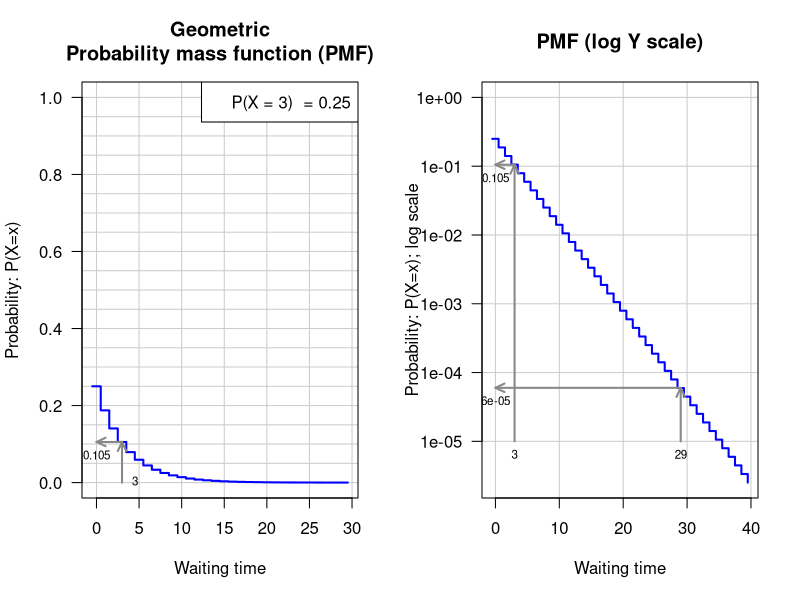
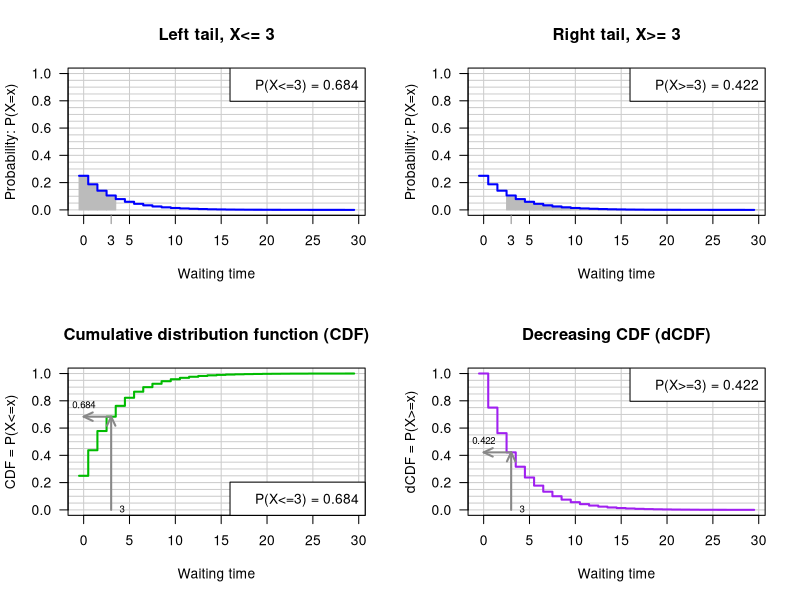
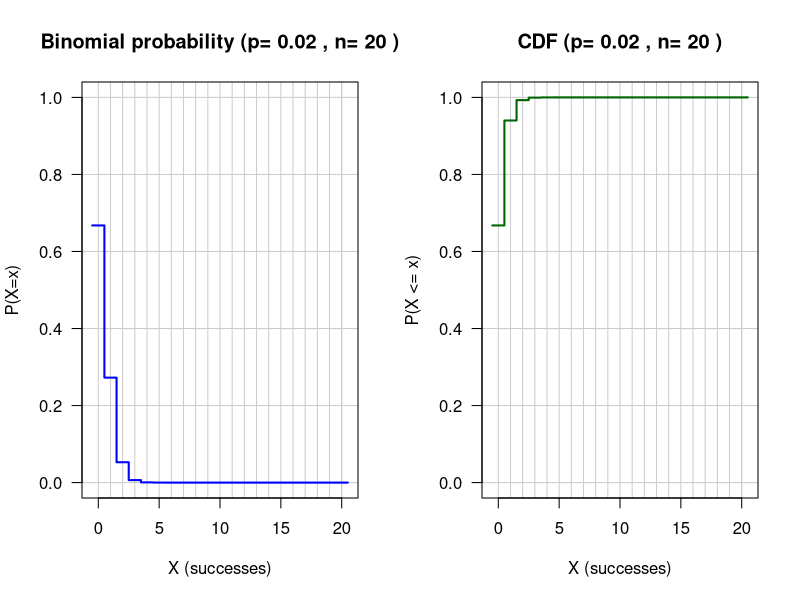
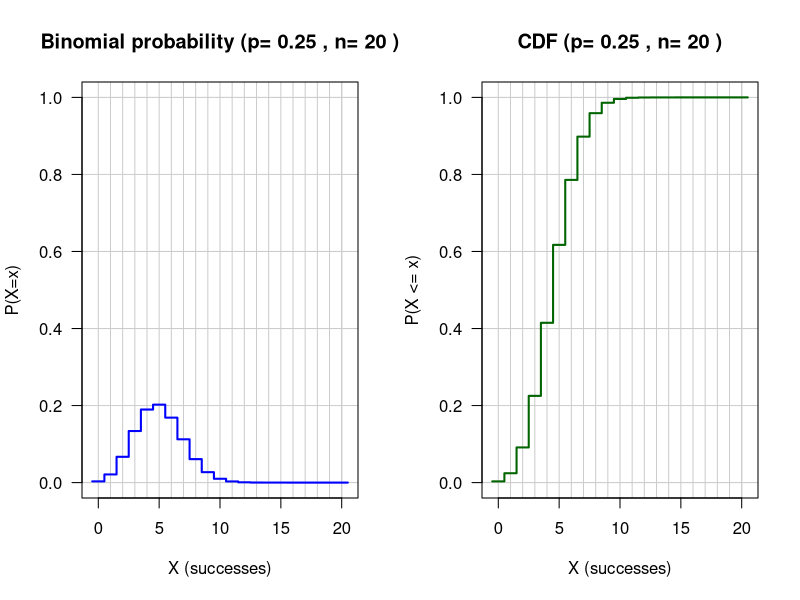
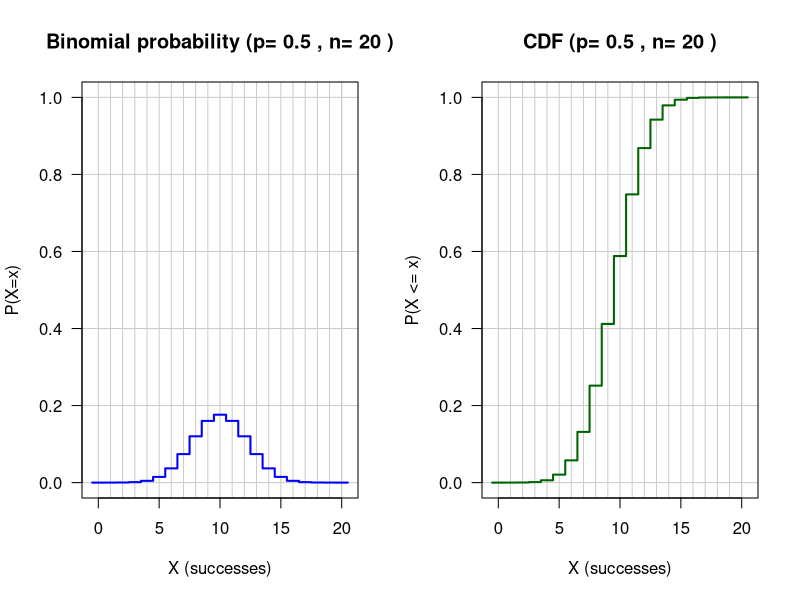
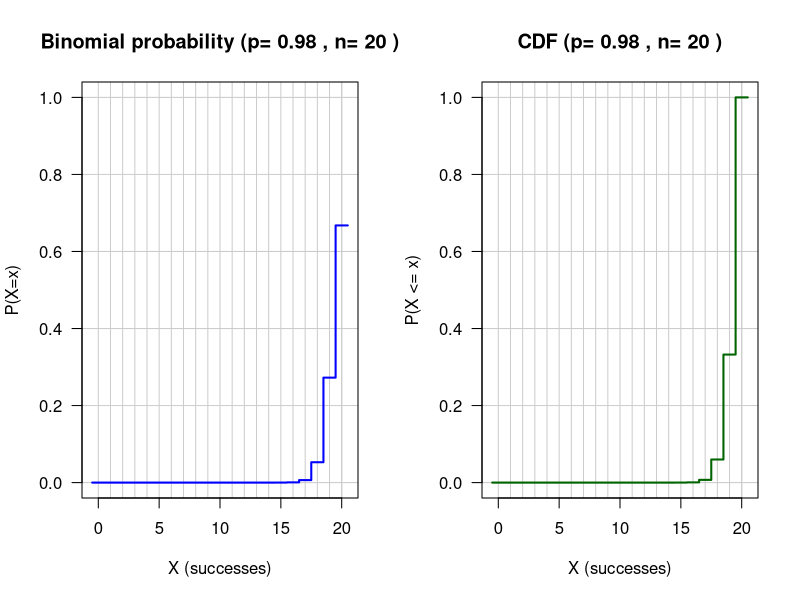
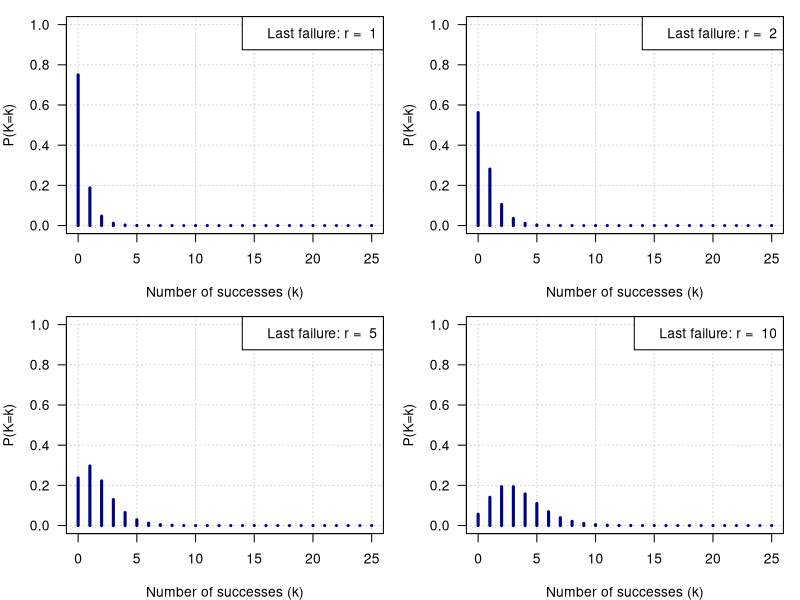
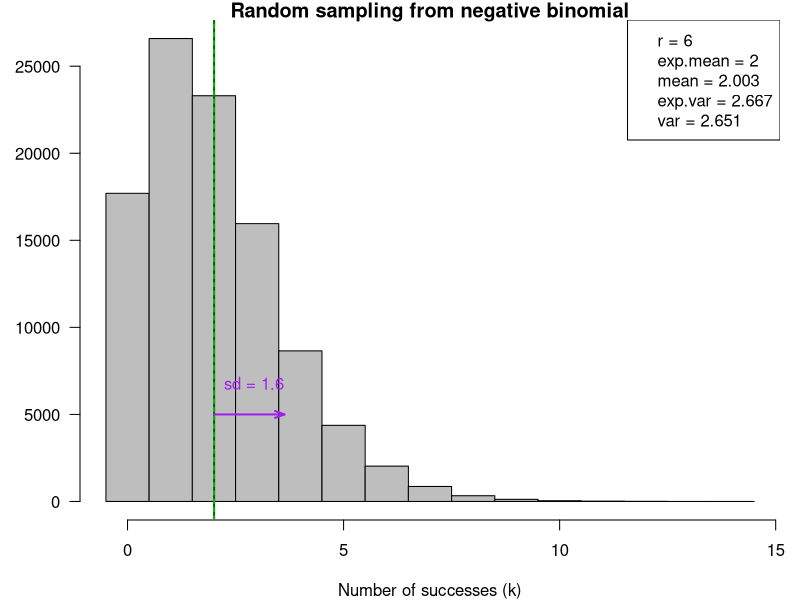

These charts were generated, in order, by the following R code:
## ---- chunk 1
library(knitr)

options(width = 300)
knitr::opts_chunk$set(
  fig.width = 7, fig.height = 5, 
  out.width = "80%",
  fig.align = "center", 
  fig.path = "figures/04_discrete-distrib_",
  size = "tiny", 
  echo = TRUE, eval = TRUE, 
  warning = FALSE, message = FALSE, 
  results = TRUE, comment = "")
# knitr::asis_output("\\footnotesize")

dir.main <- "~/stat1"
dir.slides <- file.path(dir.main, "slides")
setwd(dir.slides)
## ---- chunk 2
################################################################
##
## Illustrations of the geometric distribution
##
## Running this script requires to first run the script config.R
##    source('http://pedagogix-tagc.univ-mrs.fr/courses/stat
##
## Single-command execution:
##   source(file.path(dir.R.files, 'geometric.R'))

# x11(width = 12, height = 15)

## Parameters
p <- 0.25      # Probability of success
n <- 30        # Waiting time (time of the first success)
x <- 0:n       # X values to be plotted

test.x <- 3    #  A particular X value where an arraw will be plotted


## Color specification (I cannot use colors for the book, but well for slides)
color.status <- "full"
if (color.status == "full") {
  plot.colors <- c('density' = 'blue',
              'CDF' = '#00BB00',
              'dCDF' = 'purple'
              )
} else {
  plot.colors <- c('density' = 'black',
                   'CDF' = 'black',
                   'dCDF' = 'black'
  )
}

# ## Drawing parameters
par.ori <- par(no.readonly = TRUE)
par(mfrow=c(1,2))
par(las=1)
grid.color <- '#CCCCCC'

## grid sizes
x.grid <- 0:6*5
y.grid <- 0:20*0.05

## ##############################################################
## Waiting time before the first success in a Bernouli schema

################################################################
## Plot the probability mass function
plot(x - 0.5,
     dgeom(x,p),
     ylim=c(0,1),
     main="Geometric\nProbability mass function (PMF)",
     xlab = 'Waiting time',
     ylab = 'Probability: P(X=x)',
     panel.first=c(abline(v=x.grid,col=grid.color),
       abline(h=y.grid,col=grid.color)),
     col=plot.colors['density'],
     lwd=2, las=1,
     type = 's'
     )
legend("topright", bty = "o", bg="white", 
       legend=paste(sep = "", 'P(X = ',test.x,')  = ', format(p)))

## Draw arrows to illustrate the relationship between density curve and probability
test.p <- dgeom(test.x,p)
arrows(test.x, 0,test.x,test.p,col = '#888888',length = 0.1,angle = 25,code=2,lwd=2)
arrows(test.x, test.p,0,test.p,col = '#888888',length = 0.1,angle = 25,code=2,lwd=2)
text(test.x,0, test.x,pos=4, cex=0.7)
text(0,test.p, round(test.p, digits=3),pos=1, cex=0.7)

################################################################
## Plot the probability mass function with logarithmic Y scale. Show an
## extended domain of X, to illustrate the capability of log scales to
## display small probabilities.
ext.x <- 0:(n+10)
plot(ext.x - 0.5,
     dgeom(ext.x,p),
     main=paste('PMF (log Y scale)'),
     xlab = 'Waiting time',
     ylab = 'Probability: P(X=x); log scale',
     ylim=c(min(dgeom(ext.x,p)),1),
     panel.first=grid(equilog=F,col=grid.color,lty = 'solid'),
     col=plot.colors['density'],
     lwd=2, las=1,
     type = 's',
     log = 'y'
     )

## Draw arrows to illustrate the relationship between CDF and left tail probability
log.test.x = c(test.x, 29)
log.test.p <- round(dgeom(log.test.x, p),digits=c(3,5))
arrows(log.test.x, 1e-5,log.test.x,log.test.p,col = '#888888',length = 0.1,angle = 25,code=2,lwd=2)
arrows(log.test.x, log.test.p,0,log.test.p,col = '#888888',length = 0.1,angle = 25,code=2,lwd=2)
text(log.test.x,1e-5, log.test.x,pos=1, cex=0.7)
text(0,log.test.p, log.test.p,pos=1, cex=0.7)

par(mfrow=c(1,1))
## ---- chunk 3

par(mfrow = c(2,2))

################################################################
## Plot the probability mass function and highlight the left tail
left.tail.range <- 0:test.x
plot(x - 0.5,
     dgeom(x,p),
     ylim = c(0,1),
     main = paste('Left tail, X<=', test.x),
     xlab = 'Waiting time',
     ylab = 'Probability: P(X=x)',
     panel.first = c(abline(v = x.grid,
                            col = grid.color),
                     abline(h = y.grid,col = grid.color),
       rect(left.tail.range - 0.5, 0, left.tail.range + 0.5, dgeom(left.tail.range,p), density = NULL, angle = 45,
            col = '#BBBBBB', border = '#BBBBBB')
       ),
     col = plot.colors['density'],
     lwd = 2, las = 1,
     type = 's'
     )
legend('topright',
       legend = paste(
         'P(X<=', test.x, ') = ', 
         round(pgeom(test.x, p), digits = 3), sep = ''), 
       bty = 'o', bg  = '#FFFFFF')
axis(1, at = test.x, labels = test.x, 
     las = 1, col.ticks = '#888888')


################################################################
## Plot the probability mass function and highlight the right tail
right.tail.range <- test.x:n
plot(x - 0.5,
     dgeom(x,p),
     ylim = c(0,1),
     main = paste('Right tail, X>=', test.x),
     xlab = 'Waiting time',
     ylab = 'Probability: P(X=x)',
     panel.first = c(abline(v = x.grid, col = grid.color),
       abline(h = y.grid, col = grid.color),
       rect(right.tail.range - 0.5, 0, right.tail.range + 0.5,
            dgeom(right.tail.range,p), density = NULL, angle = 45,
            col = '#BBBBBB', border = '#BBBBBB')
       ),
     col = plot.colors['density'],
     lwd = 2, las = 1,
     type = 's'
     )
legend('topright',
       legend = paste('P(X>=',test.x,') = ', 
                      round(pgeom(test.x - 1, p, lower.tail = F), 
                            digits = 3), sep = ''), 
       bty = 'o', 
       bg = '#FFFFFF')
axis(1, at = test.x, labels = test.x, las = 1, 
     col.ticks = '#888888')

################################################################
## Plot the CDF function
plot(x - 0.5,
     pgeom(x,p),
     ylim = c(0,1),
     main = paste('Cumulative distribution function (CDF)'),
     xlab = 'Waiting time',
     ylab = 'CDF = P(X<=x)',
     panel.first = c(abline(v = x.grid, col = grid.color),
       abline(h = y.grid,col = grid.color)),
     col = plot.colors['CDF'],
     lwd = 2, las = 1,
     type = 's'
     )
legend('bottomright', 
       legend = paste('P(X<=',test.x,') = ', 
                    round(pgeom(test.x, p), digits = 3),  
                    sep = ''), bty = 'o', bg = '#FFFFFF')

## Draw arrows to illustrate the relationship between CDF and left tail probability
left.tail.p <- pgeom(test.x, p)
arrows(test.x, 0, test.x, left.tail.p, 
       col = '#888888', length = 0.1, 
       angle = 25, code = 2, lwd = 2)
arrows(test.x, left.tail.p, 0, left.tail.p, 
       col = '#888888', length = 0.1, angle = 25, code = 2, lwd = 2)
text(x = test.x, y = 0, labels = test.x, pos = 4, cex = 0.7)
text(0, left.tail.p, round(left.tail.p, digits = 3), pos = 3, cex = 0.7)


################################################################
## Plot the dCDF function
plot(x - 0.5,
     pgeom(x - 1, p, lower.tail = F), ## We use x-1 to obtain the inclusive dCDF rather than the default exclusive one
     ylim = c(0,1),
     main = paste('Decreasing CDF (dCDF)'),
     xlab = 'Waiting time',
     ylab = 'dCDF = P(X>=x)',
     panel.first = c(abline(v = x.grid, col = grid.color),
       abline(h = y.grid, col = grid.color)),
     col = plot.colors['dCDF'],
     lwd = 2, las = 1,
     type = 's')
legend('topright', 
       legend = paste(
         'P(X>=', test.x,') = ', 
         round(pgeom(test.x - 1, p, lower.tail = F), digits = 3), 
         sep = ''), bty = 'o', 
       bg = '#FFFFFF')

## Draw arrows to illustrate the relationship between dCDF and right tail probability
right.tail.p <- pgeom(test.x - 1, p, lower.tail = F)
arrows(test.x, 0, test.x, right.tail.p, col = '#888888', 
       length = 0.1, angle = 25, code = 2, lwd = 2)
arrows(test.x, right.tail.p, 0, right.tail.p, col = '#888888',
       length = 0.1, angle = 25, code = 2, lwd = 2)
text(test.x, 0, test.x,pos = 4, cex = 0.7)
text(0, right.tail.p, round(right.tail.p, digits = 3), 
     pos = 3, cex = 0.7)

## Show that the sum of CDF and dCDF differ from 1
## print(c(dgeom(test.x, p), left.tail.p, right.tail.p, right.tail.p + left.tail.p),digits=3)
par(par.ori)
par(mfrow = c(1,1))

## ---- chunk 4


## Drawing parameters
par.ori <- par(no.readonly = TRUE)
par(mfrow=c(1,2))
grid.color <- '#CCCCCC'


## color specification (actually I don't use colors for the book
if (color.status == "full") {
  plot.col <- c('probability' = 'blue',
                'CDF' = 'darkgreen',
                'dCDF' = 'purple',
                'grid' = '#CCCCCC'
                )
} else {
  plot.col <- c('probability' = 'black',
                'CDF' = 'black',
                'dCDF' = 'black',
                'grid' = '#CCCCCC'
                )
}
line.types <- c(probability="solid",
                CDF="solid",
                dCDF="solid",
                grid="solid")

## Drawing parameters
par.ori <- par(no.readonly = TRUE)
par(las=1)

#### initialize parameters
p.values <- c(0.02,0.1,0.5,0.98) ## Success probabilities
n <- 20 ## Number of trials
x.display <- 20 ## Max value to display on the X axis
x <- c(0:n, n) ## Add an "n" at the end in order to have the last horizontal bar in the plot
x.shifted <- (0:(n+1))-0.5
x.grid <- x
y.grid <- seq(from=0,to=1,by=0.2)
  

#### Binomial functions
p <- 0.02
binomial.mean <- p*n

xmax <- 5 + 4*binomial.mean

plot(x.shifted,
     dbinom(x,n,p),
     main=paste("Binomial probability (p=",format(p),", n=", format(n), ")"),
     ylim=c(0,1),
     xlab="X (successes)",
     ylab="P(X=x)",
     col=plot.col["probability"],
     lty=line.types["probability"],
     type="s",
     lwd=2, las=1,
     panel.first=c(abline(v=x.grid,col=plot.col['grid'],lty=line.types["grid"]),
                   abline(h=y.grid,col=plot.col['grid'],lty=line.types["grid"]))
)

plot(x.shifted,
     pbinom(x,n,p),
     main=paste("CDF (p=",format(p),", n=", format(n), ")"),
     ylim=c(0,1),
     xlab="X (successes)",
     ylab="P(X <= x)",
     col=plot.col["CDF"],
     lty=line.types["CDF"],
     type="s",
     lwd=2, las=1,
     panel.first=c(abline(v=x.grid,col=plot.col['grid'],lty=line.types["grid"]),
                   abline(h=y.grid,col=plot.col['grid'],lty=line.types["grid"]))
)
par(par.ori)
par(mfrow=c(1,1))
## ---- chunk 5

## Drawing parameters
par(mfrow=c(1,2))
par(las=1)

################################################################
#
# Binomial series
#


#### Binomial functions
p <- 0.25
binomial.mean <- p*n

xmax <- 5 + 4*binomial.mean

plot(x.shifted,
     dbinom(x,n,p),
     main=paste("Binomial probability (p=",format(p),", n=", format(n), ")"),
     ylim=c(0,1),
     xlab="X (successes)",
     ylab="P(X=x)",
     col=plot.col["probability"],
     lty=line.types["probability"],
     type="s",
     lwd=2, las=1,
     panel.first=c(abline(v=x.grid,col=plot.col['grid'],lty=line.types["grid"]),
                   abline(h=y.grid,col=plot.col['grid'],lty=line.types["grid"]))
)

plot(x.shifted,
     pbinom(x,n,p),
     main=paste("CDF (p=",format(p),", n=", format(n), ")"),
     ylim=c(0,1),
     xlab="X (successes)",
     ylab="P(X <= x)",
     col=plot.col["CDF"],
     lty=line.types["CDF"],
     type="s",
     lwd=2, las=1,
     panel.first=c(abline(v=x.grid,col=plot.col['grid'],lty=line.types["grid"]),
                   abline(h=y.grid,col=plot.col['grid'],lty=line.types["grid"]))
)
par(par.ori)
par(mfrow=c(1,1))
## ---- chunk 6

## Drawing parameters
par(mfrow=c(1,2))
par(las=1)

p <- 0.5
binomial.mean <- p*n

xmax <- 5 + 4*binomial.mean

plot(x.shifted,
     dbinom(x,n,p),
     main=paste("Binomial probability (p=",format(p),", n=", format(n), ")"),
     ylim=c(0,1),
     xlab="X (successes)",
     ylab="P(X=x)",
     col=plot.col["probability"],
     lty=line.types["probability"],
     type="s",
     lwd=2, las=1,
     panel.first=c(abline(v=x.grid,col=plot.col['grid'],lty=line.types["grid"]),
                   abline(h=y.grid,col=plot.col['grid'],lty=line.types["grid"]))
)

plot(x.shifted,
     pbinom(x,n,p),
     main=paste("CDF (p=",format(p),", n=", format(n), ")"),
     ylim=c(0,1),
     xlab="X (successes)",
     ylab="P(X <= x)",
     col=plot.col["CDF"],
     lty=line.types["CDF"],
     type="s",
     lwd=2, las=1,
     panel.first=c(abline(v=x.grid,col=plot.col['grid'],lty=line.types["grid"]),
                   abline(h=y.grid,col=plot.col['grid'],lty=line.types["grid"]))
)
par(par.ori)
par(mfrow = c(1,1))
## ---- chunk 7

## Drawing parameters
par(mfrow=c(1,2))
par(las=1)

p <- 0.98
binomial.mean <- p*n

xmax <- 5 + 4*binomial.mean

plot(x.shifted,
     dbinom(x,n,p),
     main=paste("Binomial probability (p=",format(p),", n=", format(n), ")"),
     ylim=c(0,1),
     xlab="X (successes)",
     ylab="P(X=x)",
     col=plot.col["probability"],
     lty=line.types["probability"],
     type="s",
     lwd=2, las=1,
     panel.first=c(abline(v=x.grid,col=plot.col['grid'],lty=line.types["grid"]),
                   abline(h=y.grid,col=plot.col['grid'],lty=line.types["grid"]))
)

plot(x.shifted,
     pbinom(x,n,p),
     main=paste("CDF (p=",format(p),", n=", format(n), ")"),
     ylim=c(0,1),
     xlab="X (successes)",
     ylab="P(X <= x)",
     col=plot.col["CDF"],
     lty=line.types["CDF"],
     type="s",
     lwd=2, las=1,
     panel.first=c(abline(v=x.grid,col=plot.col['grid'],lty=line.types["grid"]),
                   abline(h=y.grid,col=plot.col['grid'],lty=line.types["grid"]))
)
par(par.ori)
par(mfrow=c(1,1))
## ---- chunk 8
k <- 0:25    # Number of successes

par(mfrow=c(2,2))
par(mar=c(4,4,1,1))
for (r in c(1, 2, 5, 10)) {
  P.k <- dnbinom(k, size = r, prob = 0.75)
  plot(k, P.k, type="h", panel.first = grid(), lwd=3, ylim=c(0,1), las=1, xlab="Number of successes (k)", ylab="P(K=k)", col="darkblue")
  legend("topright", legend=paste("Last failure: r = ", r))
}
par(mfrow=c(1,1))
## ---- chunk 9
r <- 6       # Number of failures
p <- 0.75     # Failure probability
rep <- 100000
k <- rnbinom(n = rep, size = r, prob = p)
max.k <- max(k)
exp.mean <- r*(1 - p)/p
rand.mean <- mean(k)
exp.var <- r*(1 - p)/p^2
rand.var <- var(k)
hist(k, breaks = -0.5:(max.k + 0.5), col = "grey", xlab = "Number of successes (k)",
     las = 1, ylab = "", main = "Random sampling from negative binomial")
abline(v = rand.mean, col = "darkgreen", lwd = 2)
abline(v = exp.mean, col = "green", lty = "dashed")
arrows(rand.mean, rep/20, rand.mean + sqrt(rand.var), rep/20, 
       angle = 20, length = 0.1, col = "purple", lwd = 2)
text(x = rand.mean, y = rep/15, col = "purple",
     labels = paste("sd =", signif(digits = 2, sqrt(rand.var))), pos = 4)
legend("topright", legend = c(
  paste("r =", r), 
  paste("exp.mean =", signif(digits = 4, exp.mean)), 
  paste("mean =", signif(digits = 4, rand.mean)), 
  paste("exp.var =", signif(digits = 4, exp.var)),
  paste("var =", signif(digits = 4, rand.var))
  ))
kable(data.frame(r = r, 
                 exp.mean = exp.mean, 
                 mean = rand.mean,
                 exp.var = exp.var,
                 var = rand.var), digits = 4)
